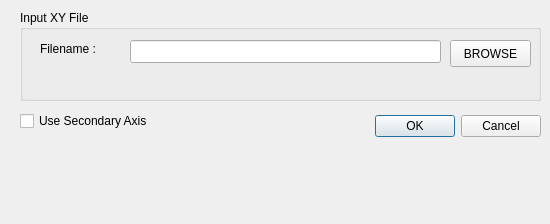
<?xml version="1.0" encoding="UTF-8"?>
<ui version="4.0">
 <class>OverlayDlg</class>
 <widget class="QDialog" name="OverlayDlg">
  <property name="geometry">
   <rect>
    <x>0</x>
    <y>0</y>
    <width>550</width>
    <height>224</height>
   </rect>
  </property>
  <property name="windowTitle">
   <string>Plot Overlay</string>
  </property>
  <widget class="QDialogButtonBox" name="buttonBox">
   <property name="geometry">
    <rect>
     <x>200</x>
     <y>110</y>
     <width>341</width>
     <height>32</height>
    </rect>
   </property>
   <property name="orientation">
    <enum>Qt::Horizontal</enum>
   </property>
   <property name="standardButtons">
    <set>QDialogButtonBox::Cancel|QDialogButtonBox::Ok</set>
   </property>
  </widget>
  <widget class="QGroupBox" name="groupBox">
   <property name="geometry">
    <rect>
     <x>20</x>
     <y>10</y>
     <width>521</width>
     <height>91</height>
    </rect>
   </property>
   <property name="title">
    <string>Input XY File</string>
   </property>
   <widget class="QLabel" name="label">
    <property name="geometry">
     <rect>
      <x>20</x>
      <y>30</y>
      <width>81</width>
      <height>17</height>
     </rect>
    </property>
    <property name="text">
     <string>Filename :</string>
    </property>
   </widget>
   <widget class="QLineEdit" name="overlayFileLE">
    <property name="geometry">
     <rect>
      <x>110</x>
      <y>30</y>
      <width>311</width>
      <height>23</height>
     </rect>
    </property>
   </widget>
   <widget class="QPushButton" name="overlayBrowseButton">
    <property name="geometry">
     <rect>
      <x>430</x>
      <y>30</y>
      <width>81</width>
      <height>27</height>
     </rect>
    </property>
    <property name="text">
     <string>BROWSE</string>
    </property>
   </widget>
  </widget>
  <widget class="QCheckBox" name="useSecondAxisCB">
   <property name="geometry">
    <rect>
     <x>20</x>
     <y>110</y>
     <width>161</width>
     <height>22</height>
    </rect>
   </property>
   <property name="text">
    <string>Use Secondary Axis </string>
   </property>
  </widget>
 </widget>
 <resources/>
 <connections>
  <connection>
   <sender>buttonBox</sender>
   <signal>accepted()</signal>
   <receiver>OverlayDlg</receiver>
   <slot>accept()</slot>
   <hints>
    <hint type="sourcelabel">
     <x>248</x>
     <y>254</y>
    </hint>
    <hint type="destinationlabel">
     <x>157</x>
     <y>274</y>
    </hint>
   </hints>
  </connection>
  <connection>
   <sender>buttonBox</sender>
   <signal>rejected()</signal>
   <receiver>OverlayDlg</receiver>
   <slot>reject()</slot>
   <hints>
    <hint type="sourcelabel">
     <x>316</x>
     <y>260</y>
    </hint>
    <hint type="destinationlabel">
     <x>286</x>
     <y>274</y>
    </hint>
   </hints>
  </connection>
 </connections>
</ui>
